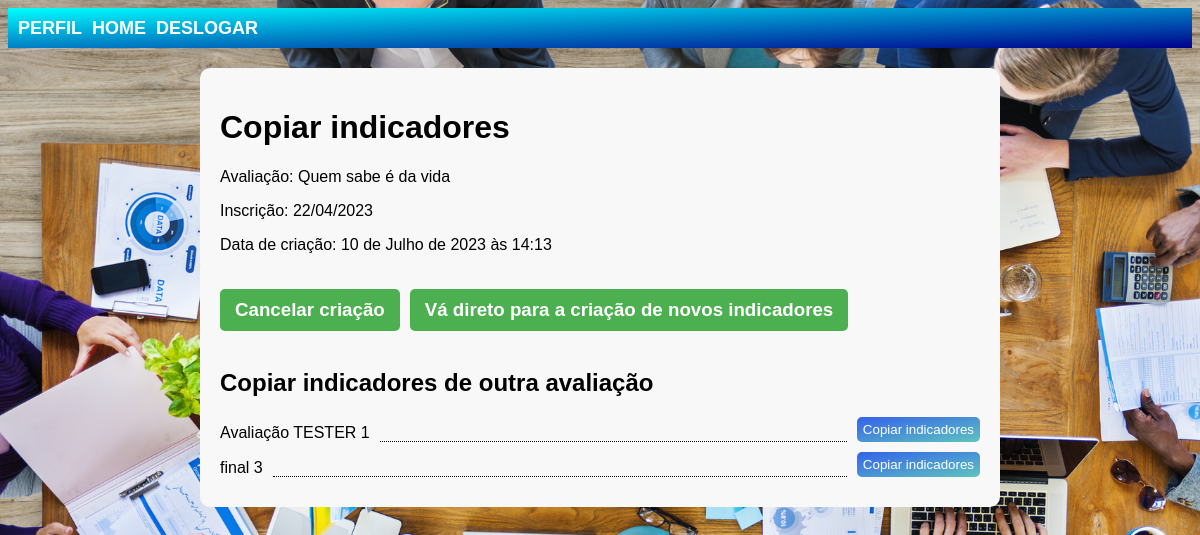
/avaliacoes/exibir_copiar_indicadores/33/ (signed in), run on an earlier commit of the app's database.
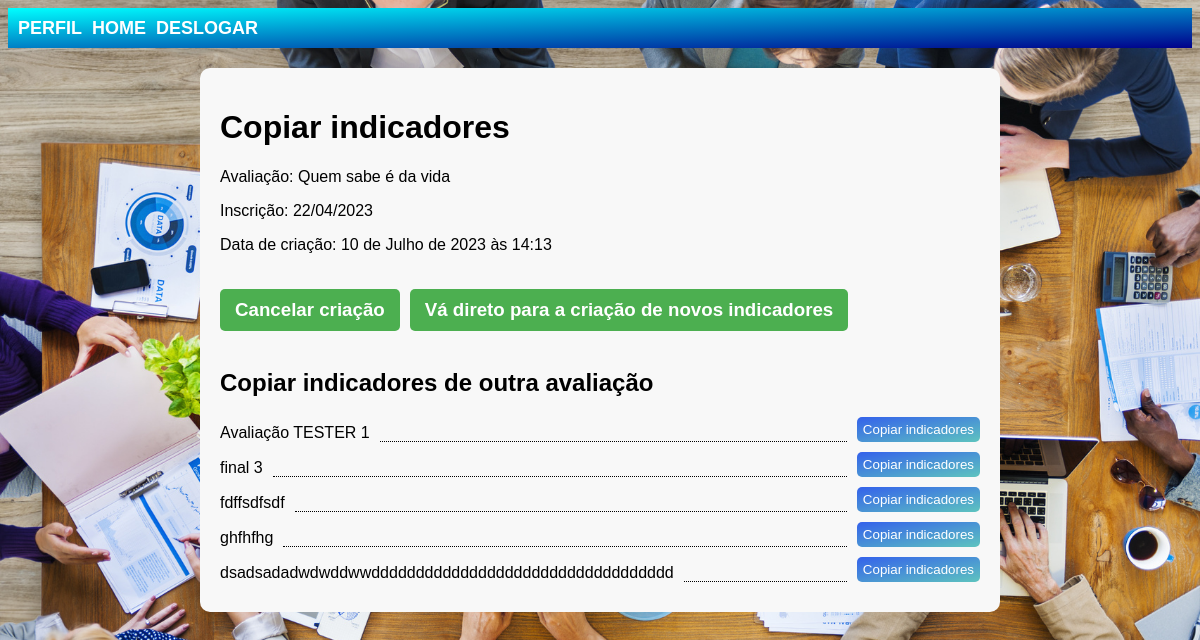
And on a later commit of the database.
### avaliacoes/models.py (models this page shows, shortened)
class Avaliacao(models.Model):
    nome = models.CharField(max_length=255)
    inscricao = models.CharField(max_length=255)
    data_criacao = models.DateTimeField(auto_now_add=True)
    distribuidor = models.ForeignKey(CustomUser, on_delete=models.CASCADE, related_name='avaliacoes_criadas', limit_choices_to={'user_type': 'distribuidor'})
    avaliadores = models.ManyToManyField(CustomUser, related_name='avaliacoes', limit_choices_to={'user_type': 'avaliador'})

### avaliacoes/views.py (the view)
# urls.py: path('exibir_copiar_indicadores/<int:avaliacao_id>/', views.exibir_copiar_indicadores,
@login_required
def exibir_copiar_indicadores(request, avaliacao_id):
    avaliacao = get_object_or_404(Avaliacao, id=avaliacao_id)
    if request.user != avaliacao.distribuidor:
        messages.error(request, 'Você não tem permissão para copiar os indicadores desta avaliação.')
        return redirect('avaliacoes:home')
    avaliacoes = Avaliacao.objects.filter(distribuidor=request.user).exclude(id=avaliacao.id)
    return render(request, 'avaliacoes/copiar_indicadores.html', {'avaliacao': avaliacao, 'avaliacoes': avaliacoes})

### templates/avaliacoes/copiar_indicadores.html (shortened to what this page needs)
{% extends 'base.html' %}
{% block content %}
    <div class="container">
        <div class="box">
            <h1>Copiar indicadores</h1>
            <p>Avaliação: {{ avaliacao.nome }}</p>
            <p>Inscrição: {{ avaliacao.inscricao }}</p>
            <p>Data de criação: {{ avaliacao.data_criacao }}</p>
            <div class="button-group">
               <h3>
                    <a href="{% url 'avaliacoes:excluir_avaliacao' avaliacao.id %}" onclick="return confirm('Tem certeza que deseja cancelar a criação desta avaliação?')">Cancelar criação</a>
               </h3>
               <h3>
                    <a href="{% url 'avaliacoes:criar_indicador' avaliacao.id %}">Vá direto para a criação de novos indicadores</a>
               </h3>
            </div>
           <h2>Copiar indicadores de outra avaliação</h2>
           {% for outra_avaliacao in avaliacoes %}
               <div class="evaluation-item">
                   {{ outra_avaliacao.nome }}
                   <span></span>
                   <form action="{% url 'avaliacoes:copiar_indicadores' outra_avaliacao.id %}" method="post">
                       <button class="btn-copiar" type="submit">Copiar indicadores</button>
                   </form>
               </div>
           {% endfor %}
       </div>
   </div>
{% endblock %}

What changed in the data, as far as the page shows it:
added Avaliacao: nome "fdffsdfsdf"
added Avaliacao: nome "ghfhfhg"
added Avaliacao: nome "dsadsadadwdwddwwdddddddddddddddddddddddddddddddddd"
